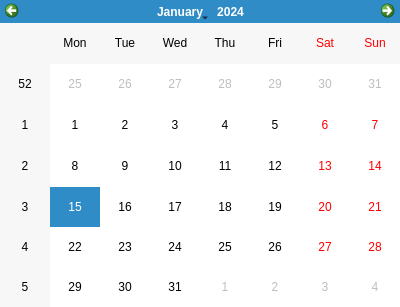
<?xml version="1.0" encoding="UTF-8"?>
<ui version="4.0">
 <class>Calendario</class>
 <widget class="QDialog" name="Calendario">
  <property name="windowModality">
   <enum>Qt::ApplicationModal</enum>
  </property>
  <property name="geometry">
   <rect>
    <x>0</x>
    <y>0</y>
    <width>400</width>
    <height>307</height>
   </rect>
  </property>
  <property name="windowTitle">
   <string>Fecha de Alta</string>
  </property>
  <property name="modal">
   <bool>true</bool>
  </property>
  <layout class="QGridLayout" name="gridLayout">
   <property name="leftMargin">
    <number>0</number>
   </property>
   <property name="topMargin">
    <number>0</number>
   </property>
   <property name="rightMargin">
    <number>0</number>
   </property>
   <property name="bottomMargin">
    <number>0</number>
   </property>
   <property name="spacing">
    <number>0</number>
   </property>
   <item row="0" column="0">
    <widget class="QCalendarWidget" name="ventanaCalendario">
     <property name="firstDayOfWeek">
      <enum>Qt::Monday</enum>
     </property>
    </widget>
   </item>
  </layout>
 </widget>
 <resources/>
 <connections/>
</ui>
